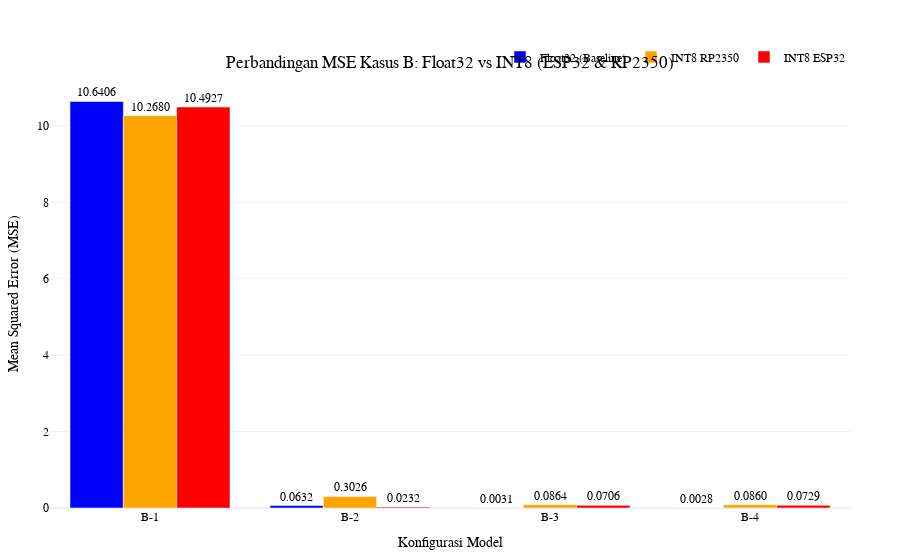

Notebook code cell kept with this figure:
### Markdown cell above
# Kasus B

### Code cell
import plotly.graph_objects as go

# 1. Data Setup (Diekstrak dari Tabel 4.14 dan 4.15)
# Model Configurations
models = ['B-1', 'B-2', 'B-3', 'B-4']

# Data MSE (Mean Squared Error)
# Float32 diambil dari baseline (nilai float32 relatif sama di kedua chip, diambil dari tabel ESP32)
mse_float32 = [10.6406, 0.0632, 0.0031, 0.0028]

# INT8 Performance pada RP2350 (Tabel 4.15)
mse_int8_rp2350 = [10.2680, 0.3026, 0.0864, 0.0860]

# INT8 Performance pada ESP32 (Tabel 4.14)
mse_int8_esp32 = [10.4927, 0.0232, 0.0706, 0.0729]

# 2. Membuat Figure
fig = go.Figure()

# Trace 1: Float32 (Baseline) - Biru
fig.add_trace(go.Bar(
    x=models,
    y=mse_float32,
    name='Float32 (Baseline)',
    marker_color='blue',
    text=mse_float32,
    textposition='outside',
    texttemplate='%{text:.4f}'
))

# Trace 2: INT8 RP2350 - Oranye (Sesuai urutan referensi gambar 4.11)
fig.add_trace(go.Bar(
    x=models,
    y=mse_int8_rp2350,
    name='INT8 RP2350',
    marker_color='orange',
    text=mse_int8_rp2350,
    textposition='outside',
    texttemplate='%{text:.4f}'
))

# Trace 3: INT8 ESP32 - Merah
fig.add_trace(go.Bar(
    x=models,
    y=mse_int8_esp32,
    name='INT8 ESP32',
    marker_color='red',
    text=mse_int8_esp32,
    textposition='outside',
    texttemplate='%{text:.4f}'
))

# 3. Update Layout agar mirip referensi
fig.update_layout(
    title={
        'text': "Perbandingan MSE Kasus B: Float32 vs INT8 (ESP32 & RP2350)",
        'y':0.9,
        'x':0.5,
        'xanchor': 'center',
        'yanchor': 'top'
    },
    xaxis_title="Konfigurasi Model",
    yaxis_title="Mean Squared Error (MSE)",
    barmode='group',
    template='plotly_white', # Background putih bersih
    legend=dict(
        orientation="h", # Legend horizontal di atas
        yanchor="bottom",
        y=1.02,
        xanchor="right",
        x=1
    ),
    font=dict(
        family="Arial, sans-serif",
        size=12,
        color="black"
    ),
    margin=dict(t=80, b=50, l=50, r=50) # Margin disesuaikan
)

# Menyesuaikan Range Y-Axis agar text label tidak terpotong (opsional, karena variansi data tinggi)
# Mengingat B-1 nilainya ~10 dan B-4 ~0.002, skala linear akan membuat B-4 sangat kecil.
# Namun kode ini tetap menggunakan linear scale sesuai referensi gambar Anda.

fig.show()

### Figure 1 — Plotly figure (JSON) as saved in the notebook; plotly's stock layout.template omitted (floating-point values rounded to 4 significant figures)
{"data": [{"marker": {"color": "blue"}, "name": "Float32 (Baseline)", "text": ["10.6406", "0.0632", "0.0031", "0.0028"], "textposition": "outside", "texttemplate": "%{text:.4f}", "type": "bar", "x": ["B-1", "B-2", "B-3", "B-4"], "y": [10.64, 0.0632, 0.0031, 0.0028]}, {"marker": {"color": "orange"}, "name": "INT8 RP2350", "text": ["10.268", "0.3026", "0.0864", "0.086"], "textposition": "outside", "texttemplate": "%{text:.4f}", "type": "bar", "x": ["B-1", "B-2", "B-3", "B-4"], "y": [10.27, 0.3026, 0.0864, 0.086]}, {"marker": {"color": "red"}, "name": "INT8 ESP32", "text": ["10.4927", "0.0232", "0.0706", "0.0729"], "textposition": "outside", "texttemplate": "%{text:.4f}", "type": "bar", "x": ["B-1", "B-2", "B-3", "B-4"], "y": [10.49, 0.0232, 0.0706, 0.0729]}], "layout": {"barmode": "group", "font": {"color": "black", "family": "Arial, sans-serif", "size": 12}, "legend": {"orientation": "h", "x": 1, "xanchor": "right", "y": 1.02, "yanchor": "bottom"}, "margin": {"b": 50, "l": 50, "r": 50, "t": 80}, "title": {"text": "Perbandingan MSE Kasus B: Float32 vs INT8 (ESP32 & RP2350)", "x": 0.5, "xanchor": "center", "y": 0.9, "yanchor": "top"}, "xaxis": {"title": {"text": "Konfigurasi Model"}}, "yaxis": {"title": {"text": "Mean Squared Error (MSE)"}}}}
